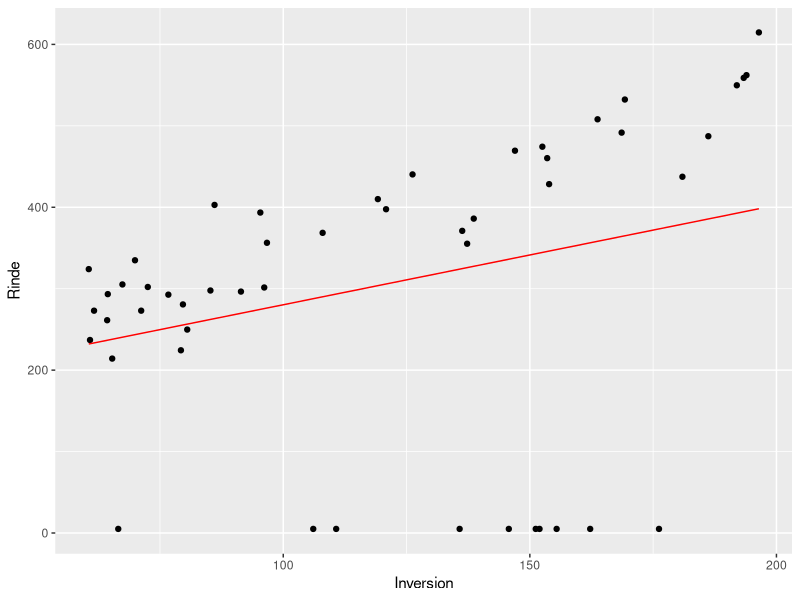

Write R code to recreate this figure.
#Ejercicio 12 
library(ggplot2)

estimar_beta <- function(x,y){
  unos<-rep(1,length(x))
  X<-cbind(unos,x)
  beta_sombrero<-c(solve(t(X)%*%X)%*%t(X)%*%y)
}

df<-read.csv("Guia 1/data_frames/girasol.txt",sep = " ")

x<-df$inversion
y<-df$rinde

plot<-ggplot(df,aes(x,y))+geom_point()+labs(x='Inversion',y='Rinde')

beta<-estimar_beta(x,y)


y_sombrero<-beta[1]+beta[2]*x

plot + geom_line(aes(x,y_sombrero),col='red')

ajuste<-lm(y~x)
names(ajuste)
summary(ajuste)

ajuste$coefficients
